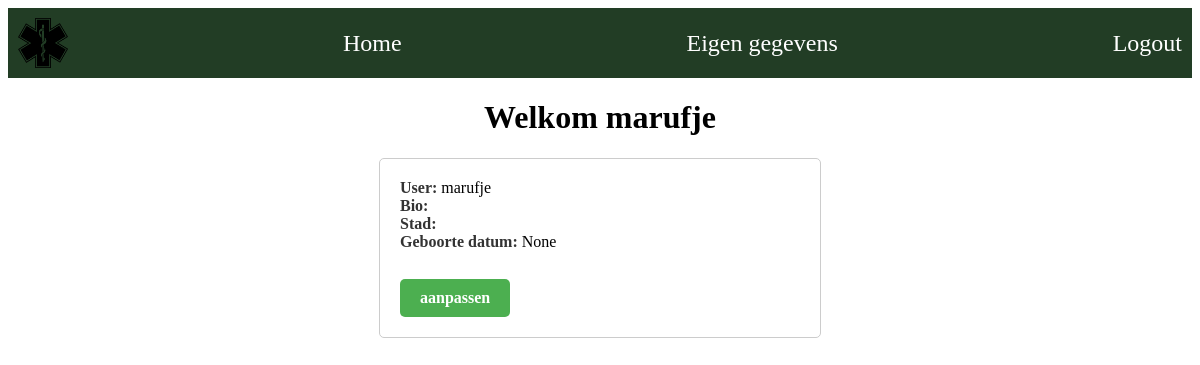
The page /user/ (signed in) on the database as committed earlier.
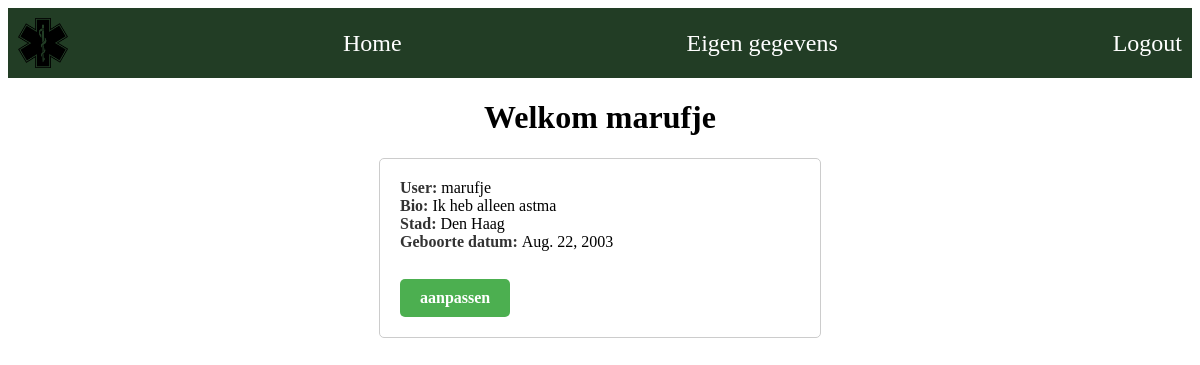
The same page on the database as committed later.
### base/models.py (models this page shows, shortened)
class Profile(models.Model):
    user = models.OneToOneField(User, on_delete=models.CASCADE)
    bio = models.TextField()
    city = models.CharField(max_length=100)
    date_of_birth = models.DateField(null=True, blank=True)

### base/views.py (the view)
# urls.py: path("user/", views.user, name="user"),
@login_required
def user(request):
    ingelogde = request.user
    gegevens = Profile.objects.filter(user=ingelogde)
    context = {"gegevens": gegevens, "naam": ingelogde}
    return render(request, "base/user.html", context)

### base/templates/base/user.html
{% extends 'base/base.html' %}
{% block content %}
    <h1>Welkom {{naam}}</h1>
    <div class="user-info">
        {% for data in gegevens %}
            <strong>User: </strong> {{ data.user }}<br>
            <strong>Bio: </strong> {{ data.bio }}<br>
            <strong>Stad: </strong> {{ data.city }}<br>
            <strong>Geboorte datum: </strong> {{ data.date_of_birth }}<br>
            <br>
            <a href="{% url 'edit_user' pk=data.id %}">aanpassen</a>
        {% endfor %}
    </div>
{% endblock content %}

### base/templates/base/base.html (shortened to what this page needs)
{% load static %}
<!DOCTYPE html>
<html lang="en">
<head>
    <link rel="stylesheet" href="{% static 'base/css/style.css' %}">
</head>
<body>
    {% include 'base/menu.html' %}
    <div class="content">
        {% block content %}{% endblock content %}
    </div>
</body>
</html>

### base/templates/base/menu.html (shortened to what this page needs)
<div class="MenuBar">
  {% load static %}
  <img class="special" id="logo" src="{% static 'base/images/logo.jpg' %}">
    {% if user.is_authenticated %}
    <a href="{% url 'index' %}">Home</a>
    <a href="{% url 'user' %}">Eigen gegevens</a>
    <a href="{% url 'logout'%}">Logout</a>
    {% else %}
    {% if request.path == '/login/' or request.path == '/register/' %}
    <a href="{% url 'index' %}">Terug gaan</a>
    {% endif %}
    <a href="{% url 'register'%}">Registreer</a>
    <a href="{% url 'login'%}">Login</a>
    {% endif %}
  </div>

### base/static/base/css/style.css (style rules this page uses)
.MenuBar { display: flex; align-items: center; justify-content: space-between; background-color: #223d25; color: #fff; padding: 10px; }
.special { width: 50px; height: 50px; }
.MenuBar a { font-size: 1.5em; color: #fff; display: block; text-decoration: none; }
.MenuBar a:nth-child(2) { margin-right: 10px; }
.user-info { margin-top: 10px; max-width: 400px; margin: 0 auto; padding: 20px; border: 1px solid #ccc; border-radius: 5px; }
.user-info strong { font-weight: bold; color: #333; }
.user-info a { display: inline-block; padding: 10px 20px; background-color: #4CAF50; color: #fff; font-weight: bold; border: none; border-radius: 5px; text-decoration: none; margin-top: 10px; }
h1 { text-align: center; }

Rows that differ between the two databases and show on the page:
changed Profile "marufje": bio (not shown) → "Ik heb alleen astma"; city (not shown) → "Den Haag"; date_of_birth "None" → "Aug. 22, 2003"
